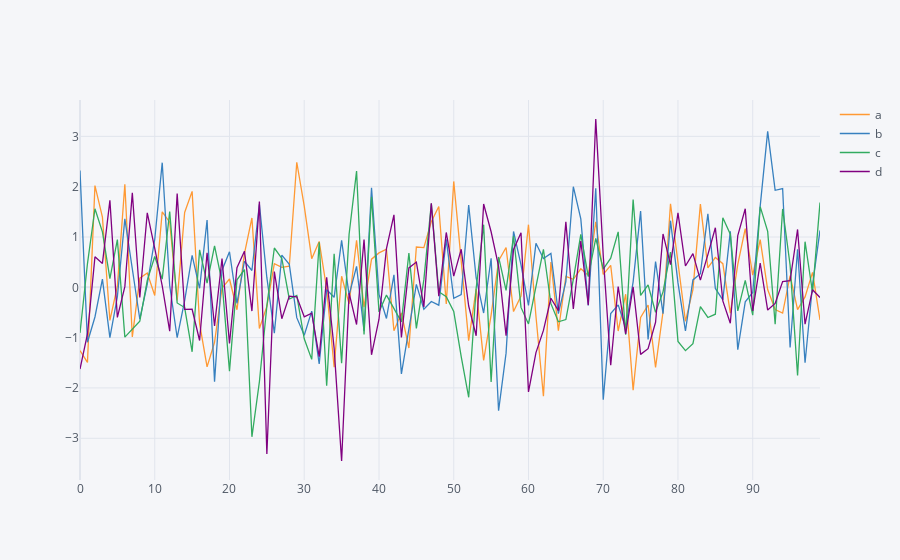

The notebook cell this image was saved under:
### Code cell
dataframe.iplot() #Genera un gráfico interactivo
